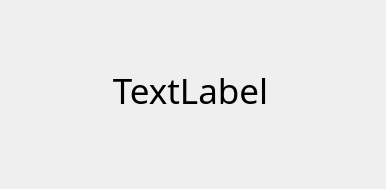
<?xml version="1.0" encoding="UTF-8"?>
<ui version="4.0">
 <class>Form</class>
 <widget class="QWidget" name="Form">
  <property name="geometry">
   <rect>
    <x>0</x>
    <y>0</y>
    <width>386</width>
    <height>189</height>
   </rect>
  </property>
  <property name="windowTitle">
   <string>Voice Recognition</string>
  </property>
  <widget class="QLabel" name="label">
   <property name="geometry">
    <rect>
     <x>10</x>
     <y>30</y>
     <width>361</width>
     <height>121</height>
    </rect>
   </property>
   <property name="font">
    <font>
     <family>Ubuntu Mono</family>
     <pointsize>26</pointsize>
     <weight>50</weight>
     <italic>false</italic>
     <bold>false</bold>
    </font>
   </property>
   <property name="text">
    <string>TextLabel</string>
   </property>
   <property name="alignment">
    <set>Qt::AlignCenter</set>
   </property>
  </widget>
 </widget>
 <resources/>
 <connections/>
</ui>
